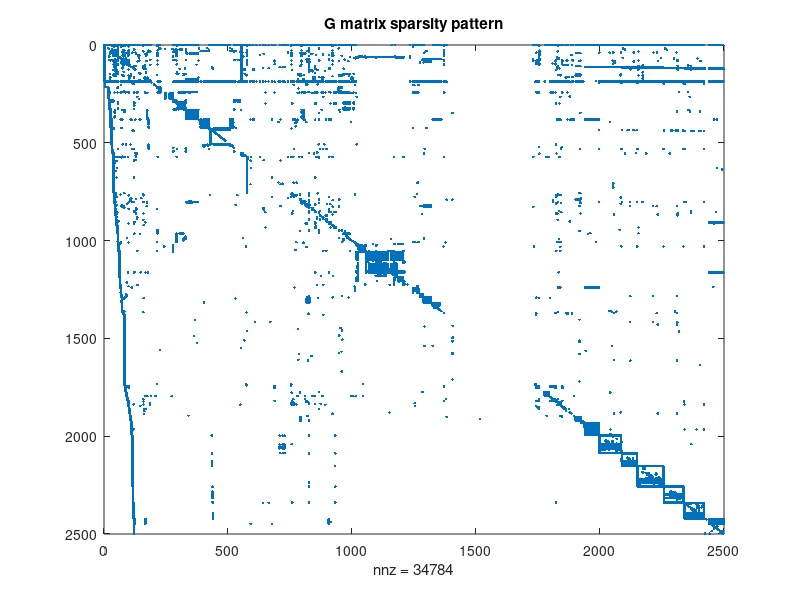
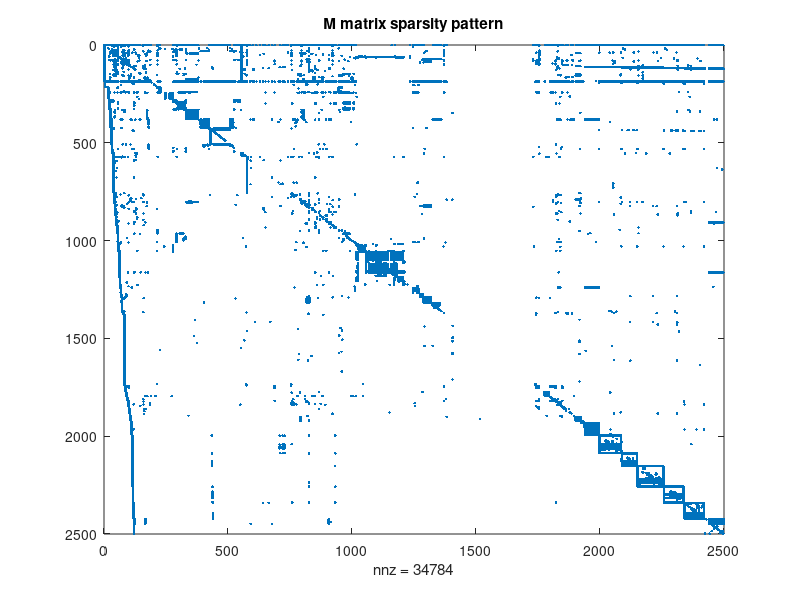

The MATLAB source for these figures, in order:
close all
clear
clc

prompt = 'Which requirement do you want to see? ';
req = input(prompt,'s');

data = dlmread('edges_file_matlab.txt');
G = sparse(data(:, 1), data(:, 2), 1);
G = [G zeros(length(G),1)];

r_j = sum(G,2);      % indegree
c_j = sum(G,1);       % outdegree

switch req
    case '1'
        % (*1) G SPARSITY PATTERN
        figure(1)
        spy(G)
        title('G matrix sparsity pattern')
        
    case '2'
        % (*2)
        disp('See the report for further details')
        
    case '3'
        % (*3) INDEGREEE OUTDEGREE
        r_j      % indegree
        c_j      % outdegree
        
    case '4'
        % (**4)
        disp('See the report for further details')
        
    case '5'
        % (*5) HYPERLING MATRIX M
        
        M = G(:,1)/c_j(1);
        for k=2:length(G)
            if c_j(k)~=0 
                M = [M G(:,k)/c_j(k)];
            else 
                M = [M zeros(length(G), 1)];
            end
        end
        
        figure(1)
        spy(G)
        title('G matrix sparsity pattern')
        
        figure(2)
        spy(M)
        title('M matrix sparsity pattern')
        
    case '6'
        % (*6)
        disp('See the report for further details')
        
    case '7'
        % (*7)
        Mt = G(:,1)/c_j(1);
        for k=2:length(G)
            if c_j(k)~=0 
                Mt = [Mt G(:,k)/c_j(k)];
            else 
                Mt = [Mt (1/length(G))*ones(length(G),1)];
            end
        end
        
        figure(3)
        spy(Mt)
        title('Mt matrix sparsity pattern')
        
    case '8'
        % (*8)
        disp('See the report for further details')
        
    case '9'
        % (**9)      
        disp('See the report for further details')
        
    case '10'
        % (*10)
        Mt = G(:,1)/c_j(1);
        for k=2:length(G)
            if c_j(k)~=0 
                Mt = [Mt G(:,k)/c_j(k)];
            else 
                Mt = [Mt (1/length(G))*ones(length(G),1)];
            end
        end
        
        lMATLAB = eigs(Mt);
        [lambda, x, iter] = power_method(Mt);       
        rel_err = abs(lMATLAB(1) - lambda)/ abs(lMATLAB(1));
        disp(['labmda power method: ', num2str(lambda)])
        disp(['labmda eigs: ', num2str(lMATLAB(1))])
        disp(['The relative error between lambda calculated with ', ...
            'eigs() and the power_method() is: ', num2str(rel_err)])
        
    case '11'
        % (*11)
        alpha = 0.85;
        delta = (1-alpha)/length(G);
        A = alpha*G(:,1)/c_j(1)+delta;
        for k=2:length(G)
            if c_j(k)~=0 
                A = [A alpha*G(:,k)/c_j(k)+delta];
            else
                A = [A (1/length(G))*ones(length(G),1)];
            end
        end
        
        sum(A)
        disp(['number of elements: ', num2str(length(A)*length(A))])
        disp(['number of nonzeros: ', num2str(nnz(A))])
        
        
    case '12'
        % (*12)
        alpha = 0.85;
        delta = (1-alpha)/length(G);
        A = alpha*G(:,1)/c_j(1)+delta;
        for k=2:length(G)
            if c_j(k)~=0 
                A = [A alpha*G(:,k)/c_j(k)+delta];
            else
                A = [A (1/length(G))*ones(length(G),1)];
            end
        end
        
    case '13'
        % (**13)
        disp('See the report for further details')
        
    case '14'
        % (**14)
        alpha = 0.85;
        delta = (1-alpha)/length(G);
        A = alpha*G(:,1)/c_j(1)+delta;
        for k=2:length(G)
            if c_j(k)~=0 
                A = [A alpha*G(:,k)/c_j(k)+delta];
            else
                A = [A (1/length(G))*ones(length(G),1)];
            end
        end
        
        [V,L] = eigs(A,1);
        xMATLAB = V/sum(V);
        [lambda, x, iter] = power_method(A);
        x = x/sum(x);
        
        lambda_rel_err = abs(L-lambda) / abs(L);
        disp(['The relative error between lambda calculated with ', ...
            'eigs() and the power_method() is: ', num2str(lambda_rel_err)])
        
        x_rel_err = norm(xMATLAB - x) / norm(xMATLAB);
        disp(['The relative error between eigenvector calculated with ', ...
            'eigs() and the power_method() is: ', num2str(x_rel_err)])
        
    case '15'
        % (**15) and (***16)
        alpha = 0.85;
        delta = (1-alpha)/length(G);
        e = ones(length(G),1);
        z = (1/length(G))*ones(length(G),1);

        d_j = zeros(length(G),1);
        for k=1:length(G)
            if c_j(k) ~= 0
                d_j(k) = 1/c_j(k);
                z(k) = delta;
            end
        end

        D = spdiags(d_j,0,length(G),length(G));
        A = alpha*G*D + e*z';
        
        [X,L]=eigs(A,1);
%         disp('PageRank matlab: ')
        X = X'/sum(X,1);
        
        [lambda,x,iter] = power_method(A);
        disp('PageRank power method: ')
        x = x'/sum(x,1);
        x_rel_err = norm(X - x) / norm(X);
        disp(['The relative error between eigenvector calculated with ', ...
            'eigs() and the power_method() is: ', num2str(x_rel_err)])

        [lambda2,x2,iter2] = sparse_power_method(alpha,G,D,e,z);
        disp('PageRank new sparse power method: ')
        x2 = x2'/sum(x2,1);
        x_rel_err = norm(X - x2) / norm(X);
        disp(['The relative error between eigenvector calculated with ', ...
            'eigs() and the sparse_power_method() is: ', num2str(x_rel_err)])
        
        [lambda3,x3,iter3] = no_mm_power_method(alpha,G,D,e,z, c_j);
        disp('PageRank no multiplication matrix vector power method: ')
        x3 = x3'/sum(x3,1);
        x_rel_err = norm(X - x3) / norm(X);
        disp(['The relative error between eigenvector calculated with ', ...
            'eigs() and the no_mm_sparse_power_method() is: ', num2str(x_rel_err)])
        
    case '16'
        % (***16)
        disp('Case 16 is in case 15, no_mm_power_method')
        
    case '17'
        % (**17)
        Mt = G(:,1)/c_j(1);
        for k=2:length(G)
            if c_j(k)~=0 
                Mt = [Mt G(:,k)/c_j(k)];
            else 
                Mt = [Mt (1/length(G))*ones(length(G),1)];
            end
        end
        
        [V,L] = eigs(Mt,2);
        [lambda, x, iter] = power_method(Mt);
        [lambda_2, x_2] = power_deflation(Mt,lambda,x);
        
        rel_err = abs(L(2,2) - lambda_2) / abs(L(2,2));
        disp(['The absolute value of lambda_2 should be almost 1 ---> ', num2str(lambda_2)])
        disp(['The relative error between lambda2 calculated with ', ...
            'eigs() and the power_method() is: ', num2str(rel_err)])
        
    case '18'
        % (**18)
        disp('See the report for further details')        
    case '19'
        % (*19)
        tic;
        alpha = 0.85;
        delta = (1-alpha)/length(G);
        e = ones(length(G),1);
        z = (1/length(G))*ones(length(G),1);

        d_j = zeros(length(G),1);
        for k=1:length(G)
            if c_j(k) ~= 0
                d_j(k) = 1/c_j(k);
                z(k) = delta;
            end
        end

        D = spdiags(d_j,0,length(G),length(G));
        [lambda, x, iter] = power_method(alpha*G*D+e*z');
        toc;
        
        x = x/sum(x);
        N = alpha*G*D+e*z';
                
        bar(x, 'BarWidth', 4)
        title('PageRank bar graph')
        
        dozen = 12;
        
        [value, page] = maxk(x, dozen);
        
        for k=1:dozen
            disp(['rank: ', num2str(k), ...
                  ', page number: ', num2str(page(k)), ...
                  ', value rank: ', num2str(value(k)), ...
                  ', outdegree: ', num2str(c_j(page(k))), ...
                  ', indegree: ', num2str(r_j(page(k)))])
        end
        
        all_features = ["187", "1", "188", "1030", "428", ...
                        "76", "101", "382", "186", "1320", ...
                        "1319", "385"];
        figure(2)
        bar(value, 'k') 
        grid on
        set(gca,'xticklabel',all_features)

        
%         standings = maxk(x, dozen);
%         pages = zeros(dozen, 2);
% 
%         for k=1:dozen
%             k;
%             values = find(x==standings(k));
%             if length(values) == 1
%                 pages(k,1) = values;
%                 pages(k,2) = 0;
%             else
%                 pages(k,:) = values;
%             end
%         end
% 
%         for k=1:dozen
%             disp(['page number: ', num2str(pages(k)), ...
%                   ', outdegree: ', num2str(c_j(pages(k))), ...
%                   ', indegree: ', num2str(r_j(pages(k)))])
%         end
    case '20'
        disp('We are in 20')
        tic;
        alpha = 0.85;
        delta = (1-alpha)/length(G);
        e = ones(length(G),1);
        z = (1/length(G))*ones(length(G),1);

        d_j = zeros(length(G),1);
        for k=1:length(G)
            if c_j(k) ~= 0
                d_j(k) = 1/c_j(k);
                z(k) = delta;
            end
        end

        D = spdiags(d_j,0,length(G),length(G));
        [lambda, x, iter] = power_method(alpha*G*D+e*z');
        toc;
        
        
        x = x/sum(x);
        A = alpha*G*D+e*z';
        
        [V,L] = eigs(A);
        vmat = V(:,1);
        
        v = rand(length(A),1);
        v = v/norm(v);
        vstart = v;

        num_iter = 100;
        errors = zeros(num_iter,1);
        vseq = zeros(length(A), num_iter);
        for i=1:num_iter
           v = A*v; 
           v = v/norm(v);
           vseq(:,i) = v;
           errors(i) = norm(vmat-v)/norm(vmat);
           i
        end
        
        figure(1)
        semilogy(errors, 'o')
        grid on
        
        figure(2)
        plot(vseq, 'ko')
        hold on 
        grid on
        scatter([1:2500], vseq(:,1), 'ro', 'filled')
        scatter([1:2500], vmat, 'go', 'filled')
        
end
